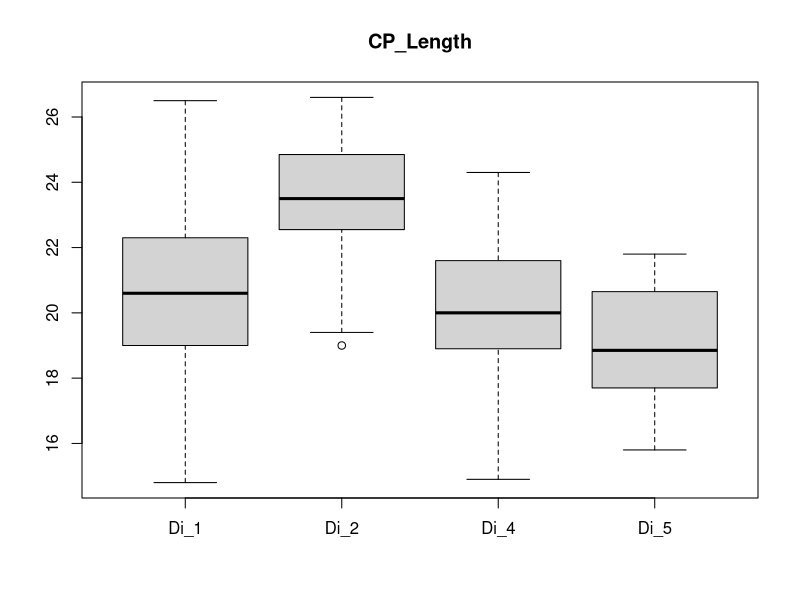

The R source for this figure:
Di_1 <- c(22.6,22.8,20.5,20.7,20.0,21.4,17.3,19.3,21.3,19.3,23.0,22.4,17.1,20.0,15.0,21.6,22.3,16.7,22.8,20.9,21.7,20.4,20.4,18.0,22.8,19.1,23.8,21.0,17.0,21.8,21.4,19.0,18.7,22.6,22.0,20.2,14.8,26.5,20.7,19.7,19.9,16.8,21.5,16.6,22.3,23.1,16.3,19.0,19.0,23.5)
Di_2 <- c(22.5,24.9,25.1,25.4,23.1,24.4,21.9,24.3,23.2,22.7,25.7,23.8,25.5,26.5,21.7,22.4,22.2,24.7,24.7,24.0,24.3,19.0,25.0,23.2,23.5,23.2,24.4,19.8,26.3,21.9,23.2,22.6,21.4,26.6,26.2,25.8,23.1,20.8,24.4,24.3,23.0,23.5,24.9,22.8,21.8,19.4,23.3,22.3,24.7,24.8,25.3)
Di_4 <- c(20.9,20.0,19.4,20.9,22.2,20.0,20.8,22.4,19.3,20.2,22.4,20.2,18.6,18.1,18.9,14.9,19.9,19.3,20.8,19.5,18.4,21.6,19.3,22.3,22.3,21.9,21.0,18.4,17.3,19.2,23.9,18.9,22.6,19.7,18.4,18.7,21.7,18.1,18.5,20.4,19.4,18.7,21.6,21.0,24.3,21.6,18.6,19.0,17.1,19.0,24.0,20.1,23.6,20.2)
Di_5 <- c(20.0,18.7,21.2,17.8,18.8,16.5,21.1,21.1,17.1,15.8,18.8,18.9,21.8,16.4,19.9,20.0,20.2,18.6,21.6,17.6)
svg(filename = 'morpho_data/boxplotCP_Length.svg')
boxplot(Di_1, Di_2, Di_4, Di_5, names = c('Di_1', 'Di_2', 'Di_4', 'Di_5'), main = 'CP_Length')
dev.off()
